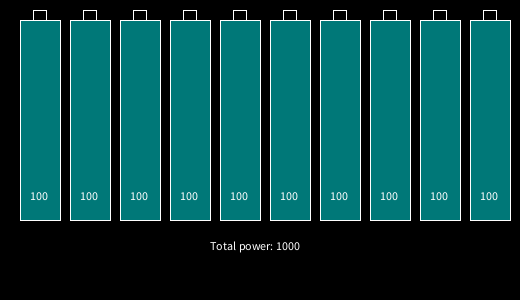
Frame 1 (no input)
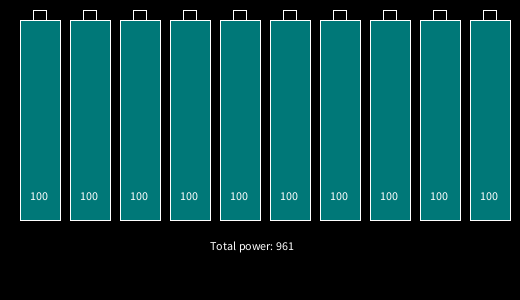
Frame 60 (the mouse pressed at the canvas centre just before this capture)
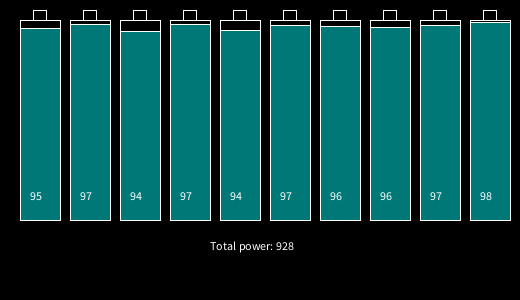
Frame 120 (the mouse held since frame 60 and released just before this capture)

The Processing sketch that drew these frames (run headless with seeded random() and noise(); from frame 60 on, the mouse is pressed at the canvas centre):

// Processing sketch: Sketch_Lab_03_01_PowerBank
// ── Sketch_Lab_03_01_PowerBank.pde
//initialize vars, arrays and objects
int size=10, totalPower=0;
Battery[] arrBattery = new Battery[size];

//setup runs once at start of program
void setup() {
  size(520, 300);
  //load array with  data
  for (int i=0; i< arrBattery.length; i++) {
    arrBattery[i] = new Battery(20+(50*i), 20);
  }
}

//draw is executed every frame, 60fps by default
void draw() {
  background(0);
  for (int i=0; i< arrBattery.length; i++) {
    arrBattery[i].display();
  }
  //this executes once every second
  if (frameCount % 60 == 0) {
    for (int i=0; i< arrBattery.length; i++) {
      arrBattery[i].reducePower();
    }
  }
  //add up power values of every object
  for (int i=0; i< arrBattery.length; i++) {
    totalPower +=arrBattery[i].power;
  }
  //display total power
  text("Total power: "+totalPower, width/2-50, 250);
  //reset totalPower to 0, otherwise totalPower will be incorrect.
  totalPower=0;
}

//keyPressed is called once every time a key is pressed.
//The key that was pressed is stored in the keyCode variable
void keyPressed() {
  if (key == 'r' || key == 'R') {
    for (int i=0; i< arrBattery.length; i++) {
      arrBattery[i].raisePower();
    }
  }
}

//mousePressed is called once after every time a mouse button is pressed.
//The mouseButton variable can be used to determine which button has been pressed.
void mousePressed() {
  if (mouseButton == RIGHT) {
    //stops draw from executing
    noLoop();
  } else if (mouseButton == LEFT) {
    //restarts draw
    loop();
  }
}

// ── Battery.pde
//initialize class and variables
class Battery {
  private float posX, posY, batWidth, batHeight, power;
  private float speed;

  //Constructor
  Battery(float posX, float posY) {
    this.posX = posX;
    this.posY = posY;
    batHeight = 200;
    batWidth = batHeight/5;
    power = 100;
    speed = random(1, 6);
  }

  void display() {
    noFill();
    stroke(255);
    rectMode(CORNER);
    //draw main rectangle
    rect(posX, posY, batWidth, batHeight);
    //draw battery top
    rect(posX+(batWidth/3), posY-(10), batWidth/3, 10);
    //color is greenish when power > 50
    if (power > 50) {
      fill(0, 120, 120);
      //color is blue when power between 50 and 26
    } else if (power <= 50 && power > 26) {
      fill(0, 0, 255);
      //color is red when power between 25 and 0
    } else if (power <= 25) {
      fill(255, 0, 0);
    }
    //draw power rectangle
    rect(posX, posY+batHeight, batWidth, -(batHeight/100*power));
    //draw powerlevel text
    fill(255);
    text((int)power, posX+(batWidth/4), posY+(batHeight-20));
  }

  void reducePower() {
    //reduce power once with speed
    power-=speed;
    //prevent from going under 0
    if (power<=0) {
      power =0;
    }
  }

  void raisePower() {
    //increase power once with speed
    power+=speed;
    //prevent from going over 100
    if (power>=100) {
      power =100;
    }
  }
}
